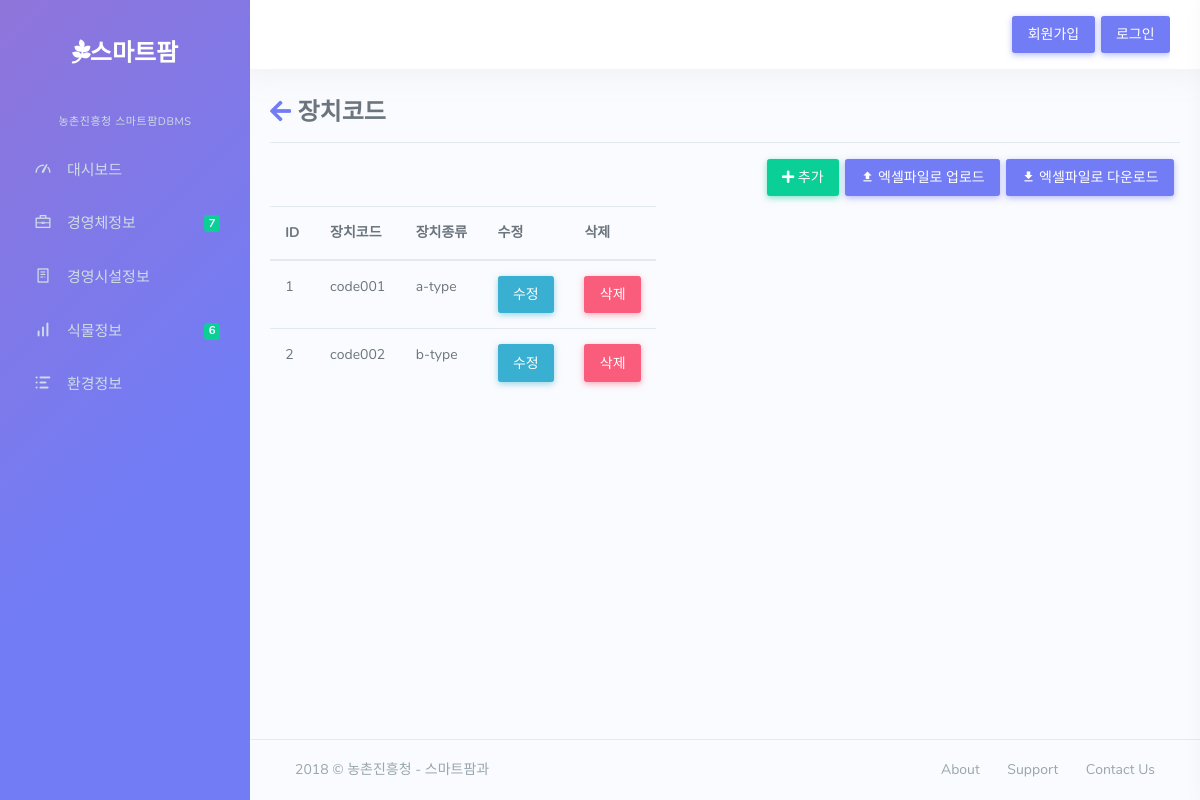
The page /dc on the database as committed earlier.
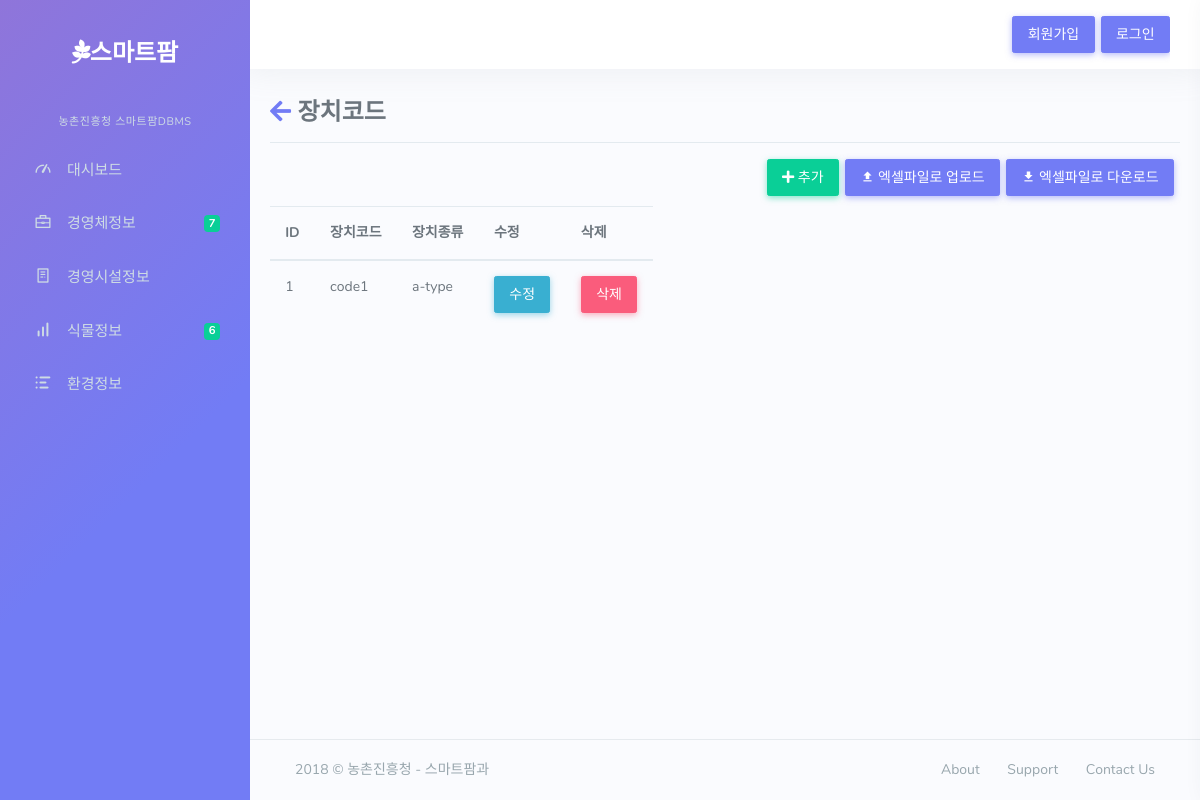
The same page on the database as committed later.
### dashboard/models.py (models this page shows, shortened)
class device_code(models.Model):
	DC_CODE=models.CharField(max_length=10)
	DC_KIND=models.CharField(max_length=20)

### dashboard/views.py (the view)
# urls.py: url(r'^dc$',views.dc,name='dc'),
def dc(request):
	ds=device_code.objects.all()
	return render(request,"farm/dc.html",{"ds":ds})

### dashboard/templates/farm/dc.html (shortened to what this page needs)
{% extends 'farm/base.html' %}
{% block content %}
{% load staticfiles %}
	<link href="{% static 'farm/css/e1.css' %}" rel="stylesheet">
	<link href="https://use.fontawesome.com/releases/v5.0.7/css/all.css" rel="stylesheet">
	<div class=tg>
		<h3><a href="{% url 'elist' %}"><i class="fas fa-arrow-left"></i></a> 장치코드</h3>
		<hr>
		<a href="{% static 'farm/files/env_outer.xlsx' %}" download><button class="optional btn btn-primary mr-1"><i class="mdi mdi-download"></i> 엑셀파일로 다운로드</button></a>
		<a href="javascript:document.getElementById('xls').click();"><button class="optional btn btn-primary mr-1 ml-1"><i class="mdi mdi-upload"></i> 엑셀파일로 업로드</button></a>
		<a href="{% url 'dc_update' %}"><button class="btn btn-success"><i class="fas fa-plus"></i> 추가</button></a>
		<table class="table table-hover table-responsive">
		  <thead>
		    <tr>
		      <th scope="col">ID</th>
		      <th scope="col">장치코드</th>
		      <th scope="col">장치종류</th>
		      <th scope="col">수정</th>
		      <th scope="col">삭제</th>
		    </tr>
		  </thead>
		  <tbody>
		{% for i in ds %}
			<tr>
				<td>{{i.id}}</td>
				<td>{{i.DC_CODE}}</td>
				<td>{{i.DC_KIND}}</td>
				<td><a href="{% url 'dc_update' %}?id={{i.id}}"><button class="btn btn-info">수정</button></a></td>
				<td><button class="btn btn-danger" data-toggle="modal" data-target="#delmodal{{i.id}}">삭제</button></td>
			</tr>
		{% endfor %}
		</tbody>
		</table>
	</div>
{% endblock %}

Rows that differ between the two databases and show on the page:
removed device_code: id "2", DC_CODE "code002", DC_KIND "b-type"
changed device_code "a-type": DC_CODE "code001" → "code1"
